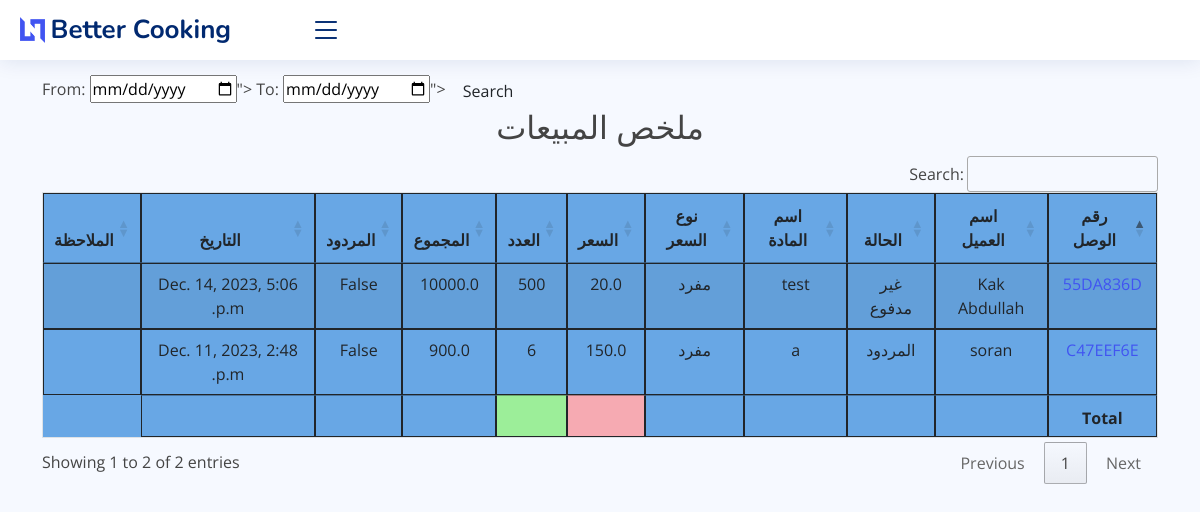
Page /sales_report on the earlier database version.
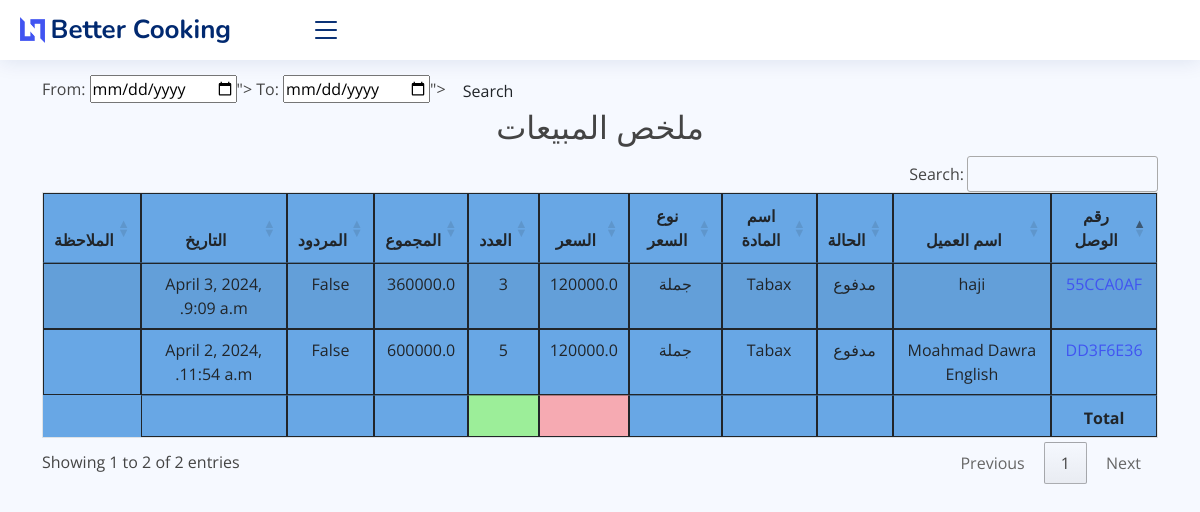
Same page on the later database version.
### core/models.py (models this page shows, shortened)
class SaleItem(models.Model):
    sales_invoice = models.ForeignKey(SaleInvoice, on_delete=models.CASCADE)
    warehouse = models.ForeignKey(Warehouse, on_delete=models.CASCADE, default="Test")
    item = models.ForeignKey(Item, on_delete=models.CASCADE)
    qty = models.PositiveSmallIntegerField(default=1)
    total_amt = models.FloatField(editable=False, default=0)
    sale_date = models.DateTimeField(auto_now_add=True)
    is_returned = models.BooleanField(default=False)
    sub_total = models.FloatField(validators=[MinValueValidator(0.01)], default=0)
    discount_type = models.CharField(max_length=30, choices=(('amount', 'Amount'),
                                                             ('percentage', 'Percentage')),
                                      default='percentage', editable=False)
    discount_value = models.FloatField(blank=True, null=True, verbose_name='Discount Percentage')
    modified_price = models.FloatField(blank=True, null=True, verbose_name='Modified Price')  # Add this field
    class Meta:
        verbose_name_plural = ' بند المبيعات'

class SaleInvoice(models.Model):
    STATUS = (
        ('مدفوع', 'مدفوع'),
        ('غير مدفوع', 'غير مدفوع'),
        ('المردود', 'المردود'),
    )
    STATUS1 = (
        ('IQD', 'IQD'),
        ('$', '$'),
    )
    invoice_number = models.CharField(max_length=8, unique=True, editable=False)
    customer_name = models.ForeignKey(Customer, on_delete=models.CASCADE)
    date = models.DateTimeField(auto_now_add=True)
    status = models.CharField(max_length=10, choices=STATUS, default='مدفوع')
    note = models.CharField(max_length=100, blank=True)
    updated_at = models.DateTimeField(auto_now=True)
    price_type = models.CharField(max_length=10, choices=STATUS1, default='IQD')
    class Meta:
        verbose_name_plural = 'فاتورة البيع'

class Customer(models.Model):
    customer_name = models.CharField(max_length=50, blank=True)
    customer_mobile = models.CharField(max_length=50, blank=True)
    customer_address = models.TextField(blank=True)
    city = models.CharField(max_length=50, blank=True)
    sales_representative = models.ForeignKey(SalesRepresentative, on_delete=models.SET_NULL, null=True, blank=True)
    note = models.TextField(blank=True)
    class Meta:
        verbose_name_plural = 'الزبائن'
    def __str__(self):
        return self.customer_name

class Item(models.Model):
    PRICELIST = (
        ('جملة', 'جملة'),
    )
    item_code = models.CharField(max_length=50)
    name = models.CharField(max_length=255)
    category = models.CharField(max_length=30, default='Test')
    price = models.FloatField(default=1)
    price_list = models.CharField(max_length=30, choices=PRICELIST, default='مفرد')
    note = models.TextField(blank=True)
    class Meta:
        verbose_name_plural = 'المواد'

### core/views.py (the view)
# urls.py: path('sales_report', views.sales_repoert, name="sales_report"),
def sales_repoert(request):
    s_reports = SaleItem.objects.select_related()
    myFilter = Sales_Filter(request.GET, queryset=s_reports)
    s_reports = myFilter.qs
    context = {'s_reports': s_reports, 'myFilter': myFilter}
    return render(request, 'core/reports/sales_report.html', context)

### core/templates/core/reports/sales_report.html (shortened to what this page needs)
{% extends 'core/base.html' %}
{% block content %}
    <br>
    <br> <br>
    <form class="form-a">
        From: <input type="date" value="{{ myFilter.form.max_date }}"></input>
        To: <input type="date" value="{{ myFilter.form.min_date }}"></input>
        <button type="submit" class="btn btn-b">Search</button>
    </form>
    <h2 class="text-center">ملخص المبيعات</h2>
    <table id="example1" class="table table-striped" style="background-color: #68a7e5">
        <thead>
            <tr>
                <th>رقم الوصل</th>
                <th>اسم العميل</th>
                <th>الحالة</th>
                <th>اسم المادة</th>
                <th>نوع السعر</th>
                <th>السعر</th>
                <th>العدد</th>
                <th>المجموع</th>
                <th>المردود</th>
                <th>التاريخ</th>
                                <th>الملاحظة</th>
            </tr>
        </thead>
        <tbody>
            {% for i in s_reports %}
                <tr>
                    <td><a href="{% url 'single_sale' i.sales_invoice.id %}">{{ i.sales_invoice.invoice_number }}</a></td>
                    <td>{{ i.sales_invoice.customer_name }}</td>
                    <td>{{ i.sales_invoice.status }}</td>
                    <td>{{ i.item.name }}</td>
                    <td>{{ i.item.price_list }}</td>
                    <td>
                        {% if i.modified_price %}
                            {{ i.modified_price }}
                        {% else %}
                            {{ i.item.price }}
                        {% endif %}
                    </td>
                    <td>{{ i.qty }}</td>
                    <td>{{ i.total_amt }}</td>
                    <td>{{ i.is_returned }}</td>
                    <td>{{ i.sale_date }}</td>
                    <td>{{ i.sales_invoice.note }}</td>
                </tr>
            {% endfor %}
        </tbody>
        <tfoot>
            <th></th>
            <th></th>
            <th></th>
            <th></th>
            <th></th>
            <th style="background-color: #f6aab2"></th>
            <th style="background-color: #9cee99"></th>
            <th></th>
            <th></th>
                    <th></th>
        </tfoot>
    </table>
{% endblock %}

Differences in the rows shown:
removed SaleItem: sales_invoice.invoice_number "C47EEF6E", sales_invoice.customer_name "soran", sales_invoice.status "المردود", item.name "a", item.price_list "مفرد", item.price "150.0", qty "6", total_amt "900.0", is_returned "False", sale_date "Dec. 11, 2023, 2:48 p.m."
removed SaleItem: sales_invoice.invoice_number "55DA836D", sales_invoice.customer_name "Kak Abdullah", sales_invoice.status "غير مدفوع", item.name "test", item.price_list "مفرد", item.price "20.0", qty "500", total_amt "10000.0", is_returned "False", sale_date "Dec. 14, 2023, 5:06 p.m."
added SaleItem: sales_invoice.invoice_number "DD3F6E36", sales_invoice.customer_name "Moahmad Dawra English", sales_invoice.status "مدفوع", item.name "Tabax", item.price_list "جملة", item.price "120000.0", qty "5", total_amt "600000.0", is_returned "False", sale_date "April 2, 2024, 11:54 a.m."
added SaleItem: sales_invoice.invoice_number "55CCA0AF", sales_invoice.customer_name "haji", sales_invoice.status "مدفوع", item.name "Tabax", item.price_list "جملة", item.price "120000.0", qty "3", total_amt "360000.0", is_returned "False", sale_date "April 3, 2024, 9:09 a.m."
